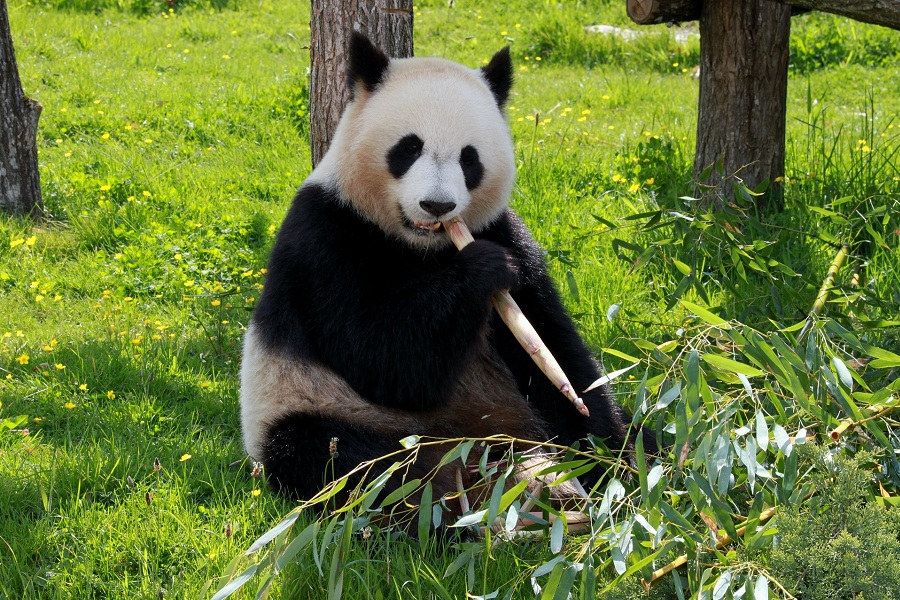
%> input picture 2A/L2_Filtering/panda.jpg, 900 x 600 px
$ octave Filtering.m   (GNU Octave 9; MATLAB toolbox functions it lacks are replaced by stand-ins)
%> lines starting %> are read from the running program, lines starting %| are printed output that depends on the picture

%Adding blur using Image pkg

imh = imread('panda.JPG');
%> imh is the input picture: size 600x900x3 uint8; mean R, G, B 100.9, 119, 53
hsize = 31;
sigma = 5 ;

pkg load image

h = fspecial('gaussian' , hsize, sigma);
surf(h);
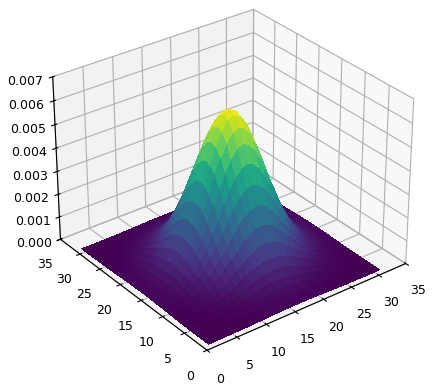
%> figure redrawn from the program's plot data
imagesc(h);
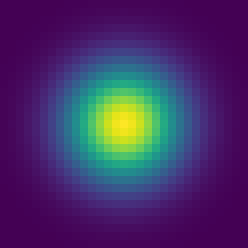
%> displayed picture: size 31x31x3, on the screen's scale of 0 to 255 (shown 8 times larger); mean R, G, B 69.8, 48.4, 104
outim = imfilter(imh, h)
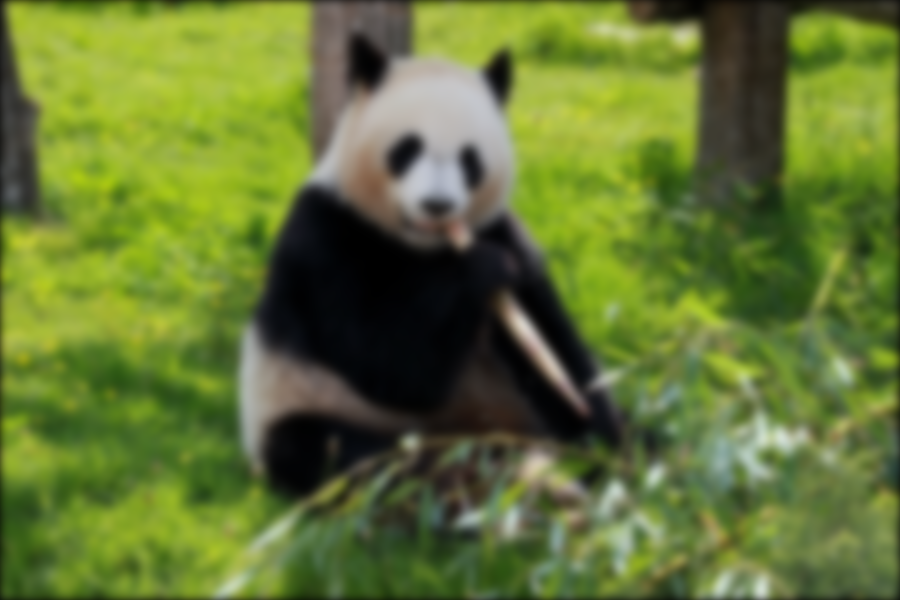
%> outim: size 600x900x3 uint8; mean R, G, B 99.9, 117.7, 52.5
imshow(outim)

%ALSO

for sigma = 1:3:10
 h = fspecial('gaussian', hsize, sigma)
 out = imfilter(imh,h);
 imshow(out);
 pause
end

% Apply a Gaussian filter to remove noise
img = imread('saturn.jpeg');
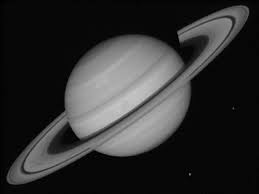
%> input picture 2A/L2_Filtering/saturn.jpeg, 259 x 194 px
%> img is the input picture: size 194x259x3 uint8; min 0, max 199, mean 47.2
imshow(img);

% TODO: Add noise to the image
noisesigma = 20;
noise = randn(size(img)) .* noisesigma;
noise_img = img + noise;
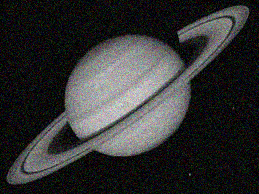
%> noise_img: size 194x259x3 uint8; mean R, G, B 50.3, 50.4, 50.5
imshow(noise_img);


% TODO: Now apply a Gaussian filter to smooth out the noise
fs = 11;
fsig = 4;
pkg load image;
fil = fspecial('gaussian',fs,fsig);

% Note: You may need to pkg load image;
smooth = imfilter(noise_img, fil);
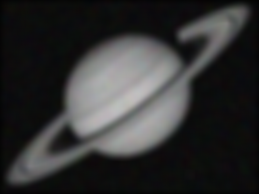
%> smooth: size 194x259x3 uint8; mean R, G, B 50, 50.2, 50.3
imshow(smooth)
